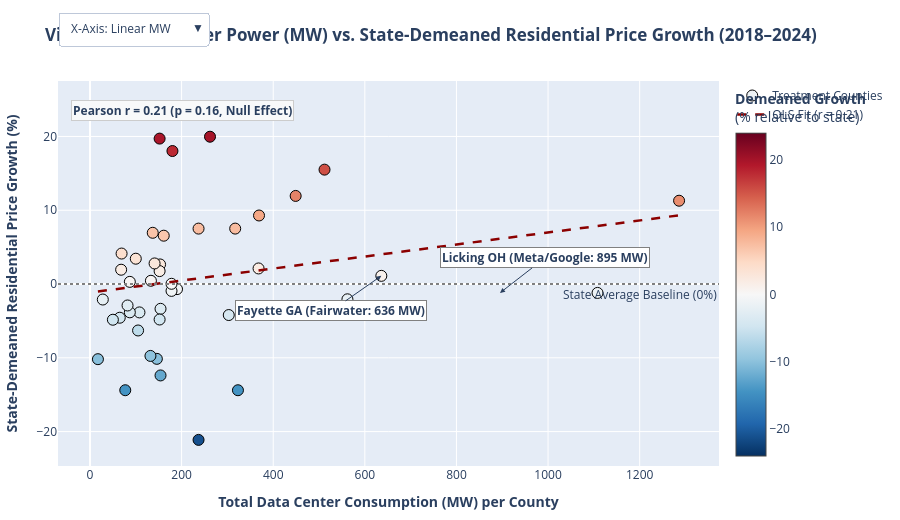

The cell this chart's notebook holds for it:
### Markdown cell above
## Visual 4: The Key Finding (Interactive Scatter Plot & Static Regression Figures)
*Supports: **Key Finding & Interpretation***

### Visual Design & Interaction Architecture
- **Interactive Plotly Scatter:** Explores MW consumption vs. State-Demeaned Price Growth (%).
- **Axis Transformation Toggle:** Dropdown toggle switches dynamically between **Linear MW** and **Log(MW)** scaling, with coordinate-calibrated outlier annotations.
- **Diverging Color Scale:** Centered at zero (`RdBu_r`), immediately identifying whether a county grew faster (red) or slower (blue) than its state utility baseline.
- **Dashed Zero Line:** Represents the state baseline ($0\%$ relative growth).
- **Outlier Callouts:** Directly labels prominent hubs (**Shelby TN**, **Fayette GA**, **Licking OH**) and displays the fitted Pearson correlation badge.
- **Companion Publication Figures:** Static Matplotlib + Seaborn regression plots illustrating the same relationship in static print format.

### Code cell
# 1. Interactive Plotly Visual 4
fig4 = go.Figure()

x_lin = treat_panel['total_power_consumption_mw']
x_lg = treat_panel['Log_MW']
y_dem = treat_panel['Growth_Demeaned']
county_labels = treat_panel['County'] + ', ' + treat_panel['State']

# Linear scatter trace
fig4.add_trace(go.Scatter(
    x=x_lin, y=y_dem, mode='markers',
    text=county_labels,
    marker=dict(
        size=11, color=y_dem, colorscale='RdBu_r', cmid=0,
        colorbar=dict(title="<b>Demeaned Growth</b><br>(% relative to state)", x=1.01),
        showscale=True, line=dict(color='black', width=1)
    ),
    name='Treatment Counties',
    hovertemplate="<b>%{text}</b><br>Consumption: %{x:,.0f} MW<br>State-Demeaned Growth: %{y:+.2f}%<extra></extra>",
    visible=True
))

# Linear OLS regression line
slope_lin, intercept_lin = np.polyfit(x_lin, y_dem, 1)
x_line_lin = np.linspace(x_lin.min(), x_lin.max(), 100)
fig4.add_trace(go.Scatter(
    x=x_line_lin, y=slope_lin * x_line_lin + intercept_lin,
    mode='lines', line=dict(color='darkred', width=2.5, dash='dash'),
    name=f'OLS Fit (r = {r_linear:.2f})', visible=True
))

# Log(MW) scatter trace
fig4.add_trace(go.Scatter(
    x=x_lg, y=y_dem, mode='markers',
    text=county_labels,
    marker=dict(
        size=11, color=y_dem, colorscale='RdBu_r', cmid=0,
        colorbar=dict(title="<b>Demeaned Growth</b><br>(% relative to state)", x=1.01),
        showscale=True, line=dict(color='black', width=1)
    ),
    name='Treatment Counties (Log)',
    hovertemplate="<b>%{text}</b><br>Log(1+MW): %{x:.2f}<br>State-Demeaned Growth: %{y:+.2f}%<extra></extra>",
    visible=False
))

# Log OLS regression line
slope_log, intercept_log = np.polyfit(x_lg, y_dem, 1)
x_line_log = np.linspace(x_lg.min(), x_lg.max(), 100)
fig4.add_trace(go.Scatter(
    x=x_line_log, y=slope_log * x_line_log + intercept_log,
    mode='lines', line=dict(color='darkred', width=2.5, dash='dash'),
    name=f'OLS Fit (Log r = {r_log:.2f})', visible=False
))

# Horizontal zero line
fig4.add_hline(y=0, line_dash="dot", line_color="gray", annotation_text="State Average Baseline (0%)", annotation_position="bottom right")

# Annotations calibrated for linear vs log coordinates
y_shelby = y_dem.loc[treat_panel['County'] == 'Shelby'].values[0] if (treat_panel['County'] == 'Shelby').any() else 5.0
y_fayette = y_dem.loc[treat_panel['County'] == 'Fayette'].values[0] if (treat_panel['County'] == 'Fayette').any() else -4.0
y_licking = y_dem.loc[treat_panel['County'] == 'Licking'].values[0] if (treat_panel['County'] == 'Licking').any() else 3.5

annots_linear = [
    dict(x=946, y=y_shelby, text="<b>Shelby TN (Colossus: 946 MW)</b>", showarrow=True, arrowhead=2, ax=-60, ay=-35, bgcolor="white", bordercolor="gray", borderwidth=1),
    dict(x=636, y=y_fayette, text="<b>Fayette GA (Fairwater: 636 MW)</b>", showarrow=True, arrowhead=2, ax=-50, ay=35, bgcolor="white", bordercolor="gray", borderwidth=1),
    dict(x=895, y=y_licking, text="<b>Licking OH (Meta/Google: 895 MW)</b>", showarrow=True, arrowhead=2, ax=45, ay=-35, bgcolor="white", bordercolor="gray", borderwidth=1),
    dict(x=0.02, y=0.95, xref="paper", yref="paper", text=f"<b>Pearson r = {r_linear:.2f} (p = {p_linear:.2f}, Null Effect)</b>", showarrow=False, bgcolor="#F8F9FA", bordercolor="#CCCCCC", borderwidth=1)
]

annots_log = [
    dict(x=np.log1p(946), y=y_shelby, text="<b>Shelby TN (Colossus: 946 MW)</b>", showarrow=True, arrowhead=2, ax=-60, ay=-35, bgcolor="white", bordercolor="gray", borderwidth=1),
    dict(x=np.log1p(636), y=y_fayette, text="<b>Fayette GA (Fairwater: 636 MW)</b>", showarrow=True, arrowhead=2, ax=-50, ay=35, bgcolor="white", bordercolor="gray", borderwidth=1),
    dict(x=np.log1p(895), y=y_licking, text="<b>Licking OH (Meta/Google: 895 MW)</b>", showarrow=True, arrowhead=2, ax=45, ay=-35, bgcolor="white", bordercolor="gray", borderwidth=1),
    dict(x=0.02, y=0.95, xref="paper", yref="paper", text=f"<b>Pearson Log r = {r_log:.2f} (p = {p_log:.2f}, Null Effect)</b>", showarrow=False, bgcolor="#F8F9FA", bordercolor="#CCCCCC", borderwidth=1)
]

fig4.update_layout(
    title="<b>Visual 4: Data Center Power (MW) vs. State-Demeaned Residential Price Growth (2018–2024)</b>",
    xaxis=dict(title="<b>Total Data Center Consumption (MW) per County</b>"),
    yaxis=dict(title="<b>State-Demeaned Residential Price Growth (%)</b>"),
    updatemenus=[
        dict(
            buttons=[
                dict(
                    label="X-Axis: Linear MW",
                    method="update",
                    args=[{"visible": [True, True, False, False]},
                          {"xaxis": {"title": "<b>Total Data Center Consumption (MW) per County</b>"},
                           "annotations": annots_linear}]
                ),
                dict(
                    label="X-Axis: Log(1 + MW)",
                    method="update",
                    args=[{"visible": [False, False, True, True]},
                          {"xaxis": {"title": "<b>Log(1 + Total Data Center Consumption in MW)</b>"},
                           "annotations": annots_log}]
                )
            ],
            direction="down", showactive=True,
            x=0.0, xanchor="left", y=1.18, yanchor="top"
        )
    ],
    annotations=annots_linear,
    height=520,
    margin=dict(l=50, r=40, t=80, b=50)
)
fig4.show()

# 2. Companion Static Matplotlib + Seaborn Regplots
fig, axes = plt.subplots(1, 2, figsize=(15, 6))

# Linear Regplot
sns.regplot(
    data=treat_panel, x='total_power_consumption_mw', y='Growth_Demeaned',
    scatter_kws={'alpha': 0.75, 'color': COLOR_TREATMENT, 's': 70, 'edgecolor': 'black'},
    line_kws={'color': 'darkred', 'linewidth': 2.2},
    ax=axes[0]
)
axes[0].axhline(0, color='gray', linestyle='--', alpha=0.7)
axes[0].set_title(f"Linear Scale: MW vs. State-Demeaned Growth (r = {r_linear:.2f})", fontsize=12, fontweight='bold')
axes[0].set_xlabel("Total Data Center Consumption (MW)", fontsize=11)
axes[0].set_ylabel("State-Demeaned Price Growth (%)", fontsize=11)

# Annotate top 3 hubs
top3_lin = treat_panel.nlargest(3, 'total_power_consumption_mw')
for _, row in top3_lin.iterrows():
    axes[0].text(row['total_power_consumption_mw'] + 15, row['Growth_Demeaned'], f"{row['County']}, {row['State']}", fontsize=8.5, weight='bold')

# Log Regplot
sns.regplot(
    data=treat_panel, x='Log_MW', y='Growth_Demeaned',
    scatter_kws={'alpha': 0.75, 'color': COLOR_CONTROL, 's': 70, 'edgecolor': 'black'},
    line_kws={'color': 'darkred', 'linewidth': 2.2},
    ax=axes[1]
)
axes[1].axhline(0, color='gray', linestyle='--', alpha=0.7)
axes[1].set_title(f"Log Scale: Log(MW) vs. State-Demeaned Growth (r = {r_log:.2f})", fontsize=12, fontweight='bold')
axes[1].set_xlabel("Log(1 + Total Data Center Consumption in MW)", fontsize=11)
axes[1].set_ylabel("State-Demeaned Price Growth (%)", fontsize=11)

top3_log = treat_panel.nlargest(3, 'Log_MW')
for _, row in top3_log.iterrows():
    axes[1].text(row['Log_MW'] + 0.05, row['Growth_Demeaned'], f"{row['County']}, {row['State']}", fontsize=8.5, weight='bold')

plt.tight_layout()
plt.show()

### Figure 1 — Plotly figure (JSON) as saved in the notebook; plotly's stock layout.template omitted (floating-point values rounded to 4 significant figures)
{"data": [{"hovertemplate": "<b>%{text}</b><br>Consumption: %{x:,.0f} MW<br>State-Demeaned Growth: %{y:+.2f}%<extra></extra>", "marker": {"cmid": 0, "color": [-1.206, -2.073, 11.94, -3.361, 11.29, 15.51, -14.4, 7.513, 23.98, 3.432, 1.108, -3.37, 9.29, 2.111, -4.205, 19.97, 7.513, -21.13, -0.6899, 18.03, -0.9321, 0.03069, 6.551, -12.39, 2.653, 1.753, 19.71, -4.81, -10.14, 2.789, 6.945, 0.4377, -9.745, -3.848, -6.297, 0.2932, -3.837, -2.907, -14.4, 4.131, 1.938, -4.569, -4.842, -2.102, -10.18], "colorbar": {"title": {"text": "<b>Demeaned Growth</b><br>(% relative to state)"}, "x": 1.01}, "colorscale": [[0, "rgb(5,48,97)"], [0.1, "rgb(33,102,172)"], [0.2, "rgb(67,147,195)"], [0.3, "rgb(146,197,222)"], [0.4, "rgb(209,229,240)"], [0.5, "rgb(247,247,247)"], [0.6, "rgb(253,219,199)"], [0.7, "rgb(244,165,130)"], [0.8, "rgb(214,96,77)"], [0.9, "rgb(178,24,43)"], [1, "rgb(103,0,31)"]], "line": {"color": "black", "width": 1}, "showscale": true, "size": 11}, "mode": "markers", "name": "Treatment Counties", "text": ["Licking, OH", "Henrico, VA", "Maricopa, AZ", "Bexar, TX", "Shelby, TN", "Madison, MS", "Prince William, VA", "Sarpy, NE", "Ellis, TX", "Niagara, NY", "Fayette, GA", "Taylor, TX", "Racine, WI", "Mayes, OK", "Franklin, OH", "Denton, TX", "Douglas, NE", "Pottawattamie, IA", "Warren, IA", "Washington, OR", "Clark, IN", "Dakota, MN", "Storey, NV", "Wasco, OR", "Montgomery, AL", "Ada, ID", "Bell, TX", "Laramie, WY", "Madison, AL", "Lancaster, NE", "Fairfield, OH", "Utah, UT", "Dickens, TX", "Columbia, PA", "Clay, MO", "Sumner, TN", "Valencia, NM", "Chesterfield, VA", "Loudoun, VA", "Edgefield, SC", "Dickey, ND", "Cherokee, NC", "Cumberland, NJ", "Whitfield, GA", "Fulton, GA"], "type": "scatter", "visible": true, "x": [1108.0, 562.0, 449.0, 154.0, 1286.0, 512.0, 323.0, 317.0, 180.0, 100.0, 636.0, 421.0, 369.0, 368.0, 303.0, 262.0, 237.0, 237.0, 190.0, 180.0, 178.0, 178.0, 161.0, 154.0, 153.0, 152.0, 152.0, 152.0, 146.0, 141.0, 137.0, 133.0, 132.0, 108.0, 105.0, 87.0, 87.0, 82.0, 77.0, 69.0, 68.0, 65.0, 50.0, 28.0, 17.33], "y": [-1.206, -2.073, 11.94, -3.361, 11.29, 15.51, -14.4, 7.513, 23.98, 3.432, 1.108, -3.37, 9.29, 2.111, -4.205, 19.97, 7.513, -21.13, -0.6899, 18.03, -0.9321, 0.03069, 6.551, -12.39, 2.653, 1.753, 19.71, -4.81, -10.14, 2.789, 6.945, 0.4377, -9.745, -3.848, -6.297, 0.2932, -3.837, -2.907, -14.4, 4.131, 1.938, -4.569, -4.842, -2.102, -10.18]}, {"line": {"color": "darkred", "dash": "dash", "width": 2.5}, "mode": "lines", "name": "OLS Fit (r = 0.21)", "type": "scatter", "visible": true, "x": [17.33, 30.14, 42.96, 55.77, 68.59, 81.4, 94.22, 107.0, 119.8, 132.7, 145.5, 158.3, 171.1, 183.9, 196.7, 209.6, 222.4, 235.2, 248.0, 260.8, 273.6, 286.4, 299.3, 312.1, 324.9, 337.7, 350.5, 363.3, 376.1, 389.0, 401.8, 414.6, 427.4, 440.2, 453.0, 465.8, 478.7, 491.5, 504.3, 517.1, 529.9, 542.7, 555.6, 568.4, 581.2, 594.0, 606.8, 619.6, 632.4, 645.3, 658.1, 670.9, 683.7, 696.5, 709.3, 722.1, 735.0, 747.8, 760.6, 773.4, 786.2, 799.0, 811.9, 824.7, 837.5, 850.3, 863.1, 875.9, 888.7, 901.6, 914.4, 927.2, 940.0, 952.8, 965.6, 978.4, 991.3, 1004.0, 1017.0, 1030.0, 1043.0, 1055.0, 1068.0, 1081.0, 1094.0, 1107.0, 1119.0, 1132.0, 1145.0, 1158.0, 1171.0, 1183.0, 1196.0, 1209.0, 1222.0, 1235.0, 1248.0, 1260.0, 1273.0, 1286.0], "y": [-1.018, -0.9137, -0.8093, -0.7049, -0.6005, -0.4961, -0.3918, -0.2874, -0.183, -0.07862, 0.02576, 0.1301, 0.2345, 0.3389, 0.4433, 0.5477, 0.6521, 0.7564, 0.8608, 0.9652, 1.07, 1.174, 1.278, 1.383, 1.487, 1.591, 1.696, 1.8, 1.905, 2.009, 2.113, 2.218, 2.322, 2.427, 2.531, 2.635, 2.74, 2.844, 2.948, 3.053, 3.157, 3.262, 3.366, 3.47, 3.575, 3.679, 3.784, 3.888, 3.992, 4.097, 4.201, 4.305, 4.41, 4.514, 4.619, 4.723, 4.827, 4.932, 5.036, 5.14, 5.245, 5.349, 5.454, 5.558, 5.662, 5.767, 5.871, 5.976, 6.08, 6.184, 6.289, 6.393, 6.497, 6.602, 6.706, 6.811, 6.915, 7.019, 7.124, 7.228, 7.332, 7.437, 7.541, 7.646, 7.75, 7.854, 7.959, 8.063, 8.168, 8.272, 8.376, 8.481, 8.585, 8.689, 8.794, 8.898, 9.003, 9.107, 9.211, 9.316]}, {"hovertemplate": "<b>%{text}</b><br>Log(1+MW): %{x:.2f}<br>State-Demeaned Growth: %{y:+.2f}%<extra></extra>", "marker": {"cmid": 0, "color": [-1.206, -2.073, 11.94, -3.361, 11.29, 15.51, -14.4, 7.513, 23.98, 3.432, 1.108, -3.37, 9.29, 2.111, -4.205, 19.97, 7.513, -21.13, -0.6899, 18.03, -0.9321, 0.03069, 6.551, -12.39, 2.653, 1.753, 19.71, -4.81, -10.14, 2.789, 6.945, 0.4377, -9.745, -3.848, -6.297, 0.2932, -3.837, -2.907, -14.4, 4.131, 1.938, -4.569, -4.842, -2.102, -10.18], "colorbar": {"title": {"text": "<b>Demeaned Growth</b><br>(% relative to state)"}, "x": 1.01}, "colorscale": [[0, "rgb(5,48,97)"], [0.1, "rgb(33,102,172)"], [0.2, "rgb(67,147,195)"], [0.3, "rgb(146,197,222)"], [0.4, "rgb(209,229,240)"], [0.5, "rgb(247,247,247)"], [0.6, "rgb(253,219,199)"], [0.7, "rgb(244,165,130)"], [0.8, "rgb(214,96,77)"], [0.9, "rgb(178,24,43)"], [1, "rgb(103,0,31)"]], "line": {"color": "black", "width": 1}, "showscale": true, "size": 11}, "mode": "markers", "name": "Treatment Counties (Log)", "text": ["Licking, OH", "Henrico, VA", "Maricopa, AZ", "Bexar, TX", "Shelby, TN", "Madison, MS", "Prince William, VA", "Sarpy, NE", "Ellis, TX", "Niagara, NY", "Fayette, GA", "Taylor, TX", "Racine, WI", "Mayes, OK", "Franklin, OH", "Denton, TX", "Douglas, NE", "Pottawattamie, IA", "Warren, IA", "Washington, OR", "Clark, IN", "Dakota, MN", "Storey, NV", "Wasco, OR", "Montgomery, AL", "Ada, ID", "Bell, TX", "Laramie, WY", "Madison, AL", "Lancaster, NE", "Fairfield, OH", "Utah, UT", "Dickens, TX", "Columbia, PA", "Clay, MO", "Sumner, TN", "Valencia, NM", "Chesterfield, VA", "Loudoun, VA", "Edgefield, SC", "Dickey, ND", "Cherokee, NC", "Cumberland, NJ", "Whitfield, GA", "Fulton, GA"], "type": "scatter", "visible": false, "x": [7.011, 6.333, 6.109, 5.043, 7.16, 6.24, 5.781, 5.762, 5.198, 4.615, 6.457, 6.045, 5.914, 5.911, 5.717, 5.572, 5.472, 5.472, 5.252, 5.198, 5.187, 5.187, 5.088, 5.043, 5.037, 5.03, 5.03, 5.03, 4.99, 4.956, 4.927, 4.898, 4.89, 4.691, 4.663, 4.477, 4.477, 4.419, 4.357, 4.248, 4.234, 4.19, 3.932, 3.367, 2.909], "y": [-1.206, -2.073, 11.94, -3.361, 11.29, 15.51, -14.4, 7.513, 23.98, 3.432, 1.108, -3.37, 9.29, 2.111, -4.205, 19.97, 7.513, -21.13, -0.6899, 18.03, -0.9321, 0.03069, 6.551, -12.39, 2.653, 1.753, 19.71, -4.81, -10.14, 2.789, 6.945, 0.4377, -9.745, -3.848, -6.297, 0.2932, -3.837, -2.907, -14.4, 4.131, 1.938, -4.569, -4.842, -2.102, -10.18]}, {"line": {"color": "darkred", "dash": "dash", "width": 2.5}, "mode": "lines", "name": "OLS Fit (Log r = 0.29)", "type": "scatter", "visible": false, "x": [2.909, 2.951, 2.994, 3.037, 3.08, 3.123, 3.166, 3.209, 3.252, 3.295, 3.338, 3.381, 3.424, 3.467, 3.51, 3.553, 3.596, 3.639, 3.682, 3.724, 3.767, 3.81, 3.853, 3.896, 3.939, 3.982, 4.025, 4.068, 4.111, 4.154, 4.197, 4.24, 4.283, 4.326, 4.369, 4.412, 4.455, 4.497, 4.54, 4.583, 4.626, 4.669, 4.712, 4.755, 4.798, 4.841, 4.884, 4.927, 4.97, 5.013, 5.056, 5.099, 5.142, 5.185, 5.228, 5.27, 5.313, 5.356, 5.399, 5.442, 5.485, 5.528, 5.571, 5.614, 5.657, 5.7, 5.743, 5.786, 5.829, 5.872, 5.915, 5.958, 6.001, 6.044, 6.086, 6.129, 6.172, 6.215, 6.258, 6.301, 6.344, 6.387, 6.43, 6.473, 6.516, 6.559, 6.602, 6.645, 6.688, 6.731, 6.774, 6.817, 6.859, 6.902, 6.945, 6.988, 7.031, 7.074, 7.117, 7.16], "y": [-6.535, -6.394, -6.252, -6.111, -5.969, -5.828, -5.686, -5.545, -5.403, -5.262, -5.12, -4.979, -4.837, -4.696, -4.554, -4.413, -4.271, -4.13, -3.988, -3.847, -3.705, -3.564, -3.422, -3.281, -3.139, -2.998, -2.857, -2.715, -2.574, -2.432, -2.291, -2.149, -2.008, -1.866, -1.725, -1.583, -1.442, -1.3, -1.159, -1.017, -0.8758, -0.7343, -0.5928, -0.4513, -0.3098, -0.1684, -0.02688, 0.1146, 0.2561, 0.3976, 0.539, 0.6805, 0.822, 0.9635, 1.105, 1.246, 1.388, 1.529, 1.671, 1.812, 1.954, 2.095, 2.237, 2.378, 2.52, 2.661, 2.803, 2.944, 3.086, 3.227, 3.369, 3.51, 3.652, 3.793, 3.935, 4.076, 4.218, 4.359, 4.501, 4.642, 4.783, 4.925, 5.066, 5.208, 5.349, 5.491, 5.632, 5.774, 5.915, 6.057, 6.198, 6.34, 6.481, 6.623, 6.764, 6.906, 7.047, 7.189, 7.33, 7.472]}], "layout": {"annotations": [{"showarrow": false, "text": "State Average Baseline (0%)", "x": 1, "xanchor": "right", "xref": "x domain", "y": 0, "yanchor": "top", "yref": "y"}, {"arrowhead": 2, "ax": -50, "ay": 35, "bgcolor": "white", "bordercolor": "gray", "borderwidth": 1, "showarrow": true, "text": "<b>Fayette GA (Fairwater: 636 MW)</b>", "x": 636, "y": 1.108}, {"arrowhead": 2, "ax": 45, "ay": -35, "bgcolor": "white", "bordercolor": "gray", "borderwidth": 1, "showarrow": true, "text": "<b>Licking OH (Meta/Google: 895 MW)</b>", "x": 895, "y": -1.206}, {"bgcolor": "#F8F9FA", "bordercolor": "#CCCCCC", "borderwidth": 1, "showarrow": false, "text": "<b>Pearson r = 0.21 (p = 0.16, Null Effect)</b>", "x": 0.02, "xref": "paper", "y": 0.95, "yref": "paper"}], "height": 520, "margin": {"b": 50, "l": 50, "r": 40, "t": 80}, "shapes": [{"line": {"color": "gray", "dash": "dot"}, "type": "line", "x0": 0, "x1": 1, "xref": "x domain", "y0": 0, "y1": 0, "yref": "y"}], "title": {"text": "<b>Visual 4: Data Center Power (MW) vs. State-Demeaned Residential Price Growth (2018–2024)</b>"}, "updatemenus": [{"buttons": [{"args": [{"visible": [true, true, false, false]}, {"annotations": [{"arrowhead": 2, "ax": -60, "ay": -35, "bgcolor": "white", "bordercolor": "gray", "borderwidth": 1, "showarrow": true, "text": "<b>Shelby TN (Colossus: 946 MW)</b>", "x": 946, "y": 11.29}, {"arrowhead": 2, "ax": -50, "ay": 35, "bgcolor": "white", "bordercolor": "gray", "borderwidth": 1, "showarrow": true, "text": "<b>Fayette GA (Fairwater: 636 MW)</b>", "x": 636, "y": 1.108}, {"arrowhead": 2, "ax": 45, "ay": -35, "bgcolor": "white", "bordercolor": "gray", "borderwidth": 1, "showarrow": true, "text": "<b>Licking OH (Meta/Google: 895 MW)</b>", "x": 895, "y": -1.206}, {"bgcolor": "#F8F9FA", "bordercolor": "#CCCCCC", "borderwidth": 1, "showarrow": false, "text": "<b>Pearson r = 0.21 (p = 0.16, Null Effect)</b>", "x": 0.02, "xref": "paper", "y": 0.95, "yref": "paper"}], "xaxis": {"title": "<b>Total Data Center Consumption (MW) per County</b>"}}], "label": "X-Axis: Linear MW", "method": "update"}, {"args": [{"visible": [false, false, true, true]}, {"annotations": [{"arrowhead": 2, "ax": -60, "ay": -35, "bgcolor": "white", "bordercolor": "gray", "borderwidth": 1, "showarrow": true, "text": "<b>Shelby TN (Colossus: 946 MW)</b>", "x": 6.853, "y": 11.29}, {"arrowhead": 2, "ax": -50, "ay": 35, "bgcolor": "white", "bordercolor": "gray", "borderwidth": 1, "showarrow": true, "text": "<b>Fayette GA (Fairwater: 636 MW)</b>", "x": 6.457, "y": 1.108}, {"arrowhead": 2, "ax": 45, "ay": -35, "bgcolor": "white", "bordercolor": "gray", "borderwidth": 1, "showarrow": true, "text": "<b>Licking OH (Meta/Google: 895 MW)</b>", "x": 6.798, "y": -1.206}, {"bgcolor": "#F8F9FA", "bordercolor": "#CCCCCC", "borderwidth": 1, "showarrow": false, "text": "<b>Pearson Log r = 0.29 (p = 0.05, Null Effect)</b>", "x": 0.02, "xref": "paper", "y": 0.95, "yref": "paper"}], "xaxis": {"title": "<b>Log(1 + Total Data Center Consumption in MW)</b>"}}], "label": "X-Axis: Log(1 + MW)", "method": "update"}], "direction": "down", "showactive": true, "x": 0, "xanchor": "left", "y": 1.18, "yanchor": "top"}], "xaxis": {"title": {"text": "<b>Total Data Center Consumption (MW) per County</b>"}}, "yaxis": {"title": {"text": "<b>State-Demeaned Residential Price Growth (%)</b>"}}}}
